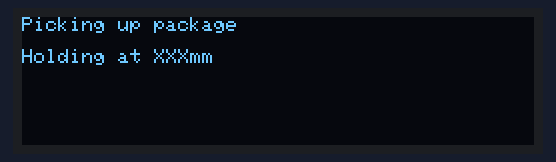
Bench run of a sketch on a simulated Arduino Uno, built with avr-gcc and run on an emulated ATmega328P. On the bench: 256×64 one-colour display.

Above: at 0.2 s.

The sketch:

Information_display_OLED.ino
```cpp
#include <Wire.h>
#include <VL53L0X.h>
#include <Adafruit_SSD1306.h>

#define screen_w 256
#define screen_h 64

#define screen_reset -1
Adafruit_SSD1306 screen(screen_w, screen_h, &Wire, screen_reset);

// VL53L0X Sensor1;

void setup() {
  Serial.begin(115200);
  Wire.begin();
  screen.begin(SSD1306_SWITCHCAPVCC, 0x3C); // Address 0x3C for 128x64
  screen.clearDisplay();
  screen.invertDisplay(0);
  screen.display();

  // Sensor1.setAddress(0x31);
  // Sensor1.setTimeout(500);
  // Sensor1.init(true);
  // Sensor1.startContinuous();
}

void loop() {
  // int range1 = Sensor1.readRangeContinuousMillimeters();
  // Serial.println(range1);
  // Clear the display
  screen.clearDisplay();

  //yellow info
  screen.setTextSize(1);
  screen.setTextColor(SSD1306_WHITE);
  screen.setCursor(0, 0);
  // screen.println("H:"+String(range1)+"  D:xxx  p:x");
  //blue info
  screen.println("Picking up package");
  screen.println();
  screen.println("Holding at XXXmm");
  screen.display();
  delay(500);
}

void updateScreen(){

}

//--------------Yellow info
//====================//  space on one line
//H:xxxx  D:xxx  p:x
//H: heigth platform in mm
//D: distance slider in mm
//p: boolean if package or not


//--------------Blue changing messages--------------
//====================//
//Picking up package
//Package picked up!
//Dropping package
//Package dropped!
//Holding package
//No package


//Going up to XXXmm
//Going down to XXXmm
//Holding at H=XXXmm
```
